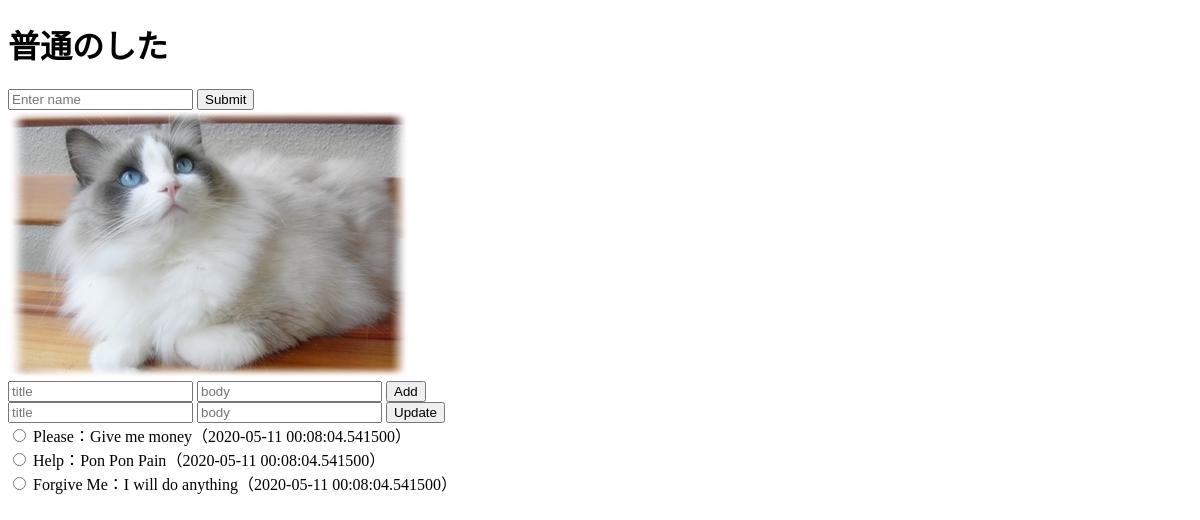
The page /index on the database as committed earlier.
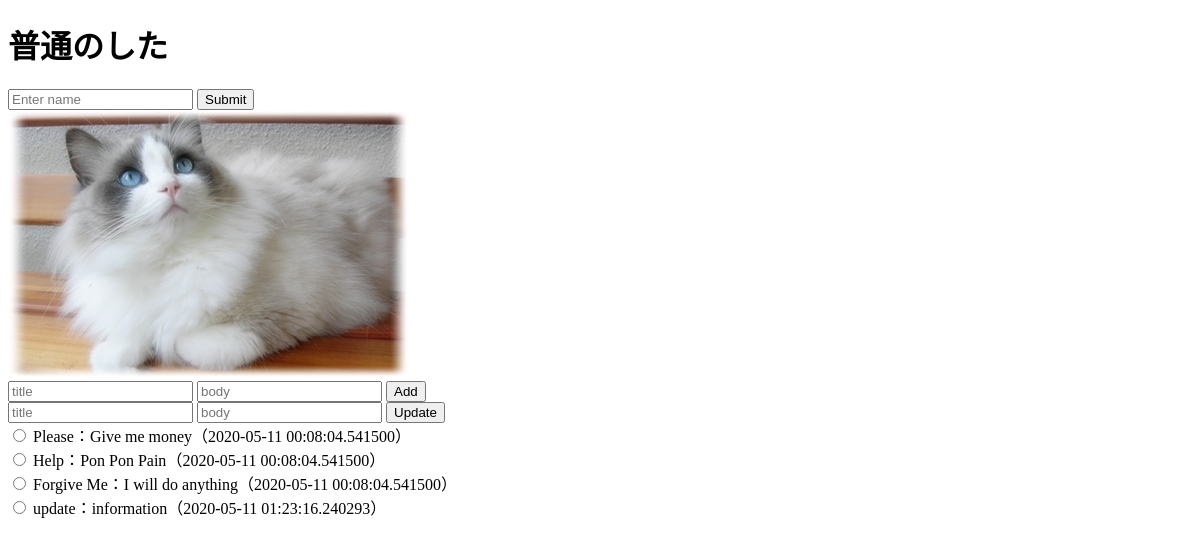
The same page on the database as committed later.
### models/models.py (models this page shows, shortened)
class OnegaiContent(Base):
    __tablename__ = 'onegaicontents'
    id = Column(Integer, primary_key=True)
    title = Column(String(128), unique=True)
    body = Column(Text)
    date = Column(DateTime, default=datetime.now())

### app/app.py (the view)
@app.route("/")
@app.route("/index")
def index():
    name = request.args.get("name")
    all_onegai = OnegaiContent.query.all()
    return render_template("index.html", name=name, all_onegai=all_onegai)

### app/templates/index.html (shortened to what this page needs)
<!DOCTYPE html>
<html>
    <head>
    </head>
    <body>
    {% if name == "kiyomi" %}
    <h1>スペシャル{{ name }}</h1>
    {% elif name %}
    <h1>普通{{name}}</h1>
    {% else %}
    <h1>普通のした</h1>
    {% endif %}
    <form action="/index" method="POST">
        <input type="text" name="name" placeholder="Enter name">
        <input type="submit" value="Submit">
    </form>
    <img src="/static/images/cat.jpg" alt="猫">
    <form action="/add" method="post">
        <input type="text" name="title" placeholder="title">
        <input type="text" name="body" placeholder="body">
        <input type="submit" value="Add">
    </form>
    <form action="/update" method="post">
        <input type="text" name="title" placeholder="title">
        <input type="text" name="body" placeholder="body">
        <input type="submit" value="Update">
        {% for onegai in all_onegai %}
            <div>
                <input type="radio" name="update" value={{onegai.id}}>
                {{onegai.title}}：{{onegai.body}}（{{onegai.date}}）
            </div>
        {% endfor %}
    </form>
    </body>
</html>

Rows that differ between the two databases and show on the page:
added OnegaiContent: title "update", body "information", date "2020-05-11 01:23:16.240293"
